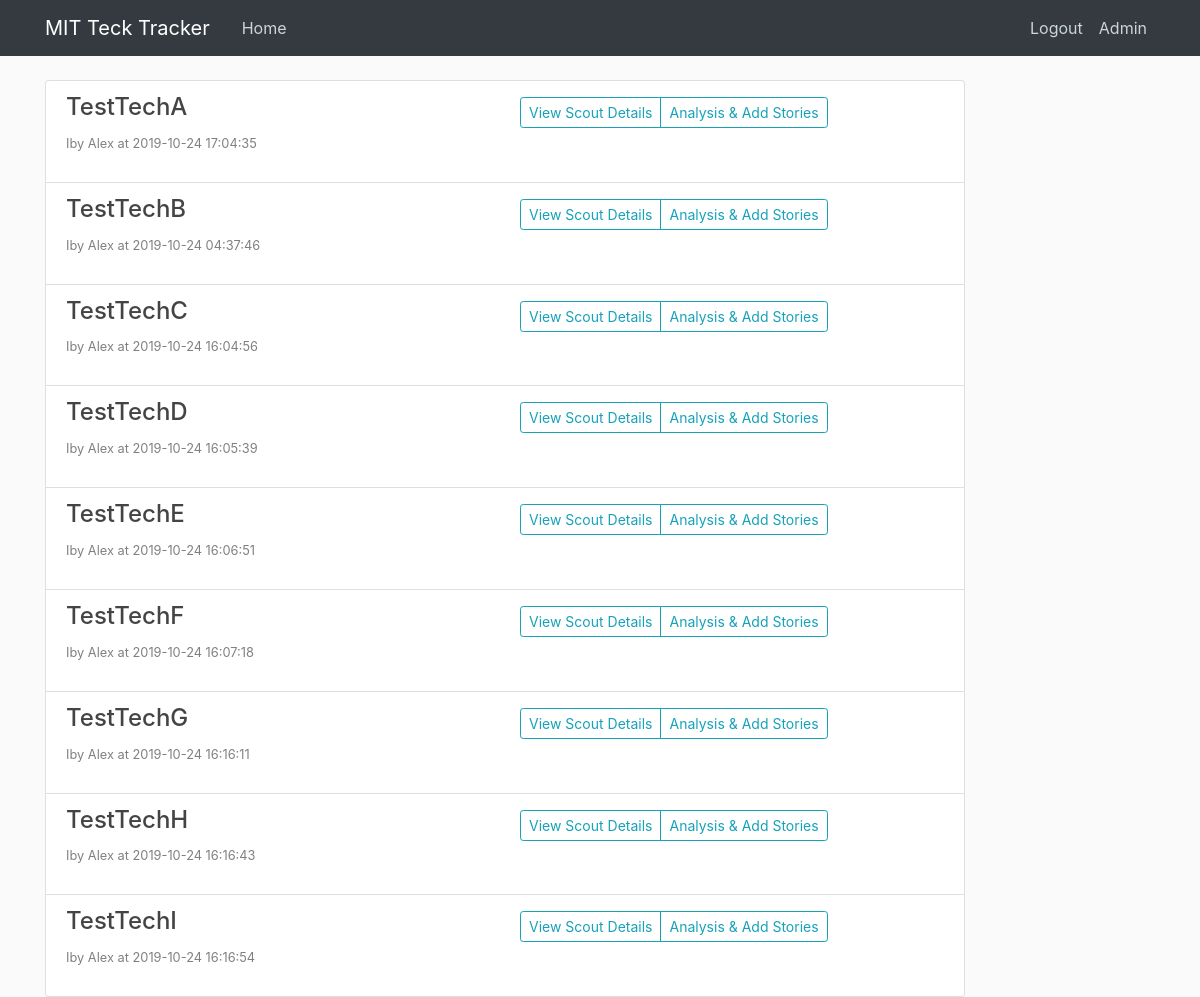
The app's page /task_board_a (signed in) with its own data.
### tables this page shows
CREATE TABLE tech_main_log (
  log_id integer PRIMARY KEY autoincrement,
  contributor integer NOT NULL,
  tech_name text NOT NULL,
  scout_time timestamp without time zone NOT NULL,
  description text NOT NULL,
  desc_source text,
  impact text NOT NULL,
  impa_source text,
  impa_sector text,
  asso_names text

, emb_techs text, edited boolean, wiki_link text, category text, change_committed boolean NOT NULL DEFAULT false);

### app.py (the view)
@app.route("/task_board_a", methods = ['GET', 'POST'])
def task_board_a():
    user = get_current_user()
    if not user:
        return redirect(url_for('login'))
    if user['can_analyse'] == 0:
        flash('No access to TechAnalytics. Please contact administrators', 'danger')
        return redirect(url_for('home'))
    db = get_db()
    task_cur = db.execute('''select
                                tml.log_id log_id,
                                tml.tech_name tech_name,
                                datetime(tml.scout_time,'unixepoch') scout_time,
                                u.username contributor_name
                            from tech_main_log tml, users u
                            where tml.tech_name in
                                (select distinct tech_name from tech_main_log)
                            and tml.contributor = u.user_id
                            group by tech_name
                            order by lower(tech_name) asc''')
    task_result = task_cur.fetchall()
    return render_template('task_board_a.html', title='Task Board', user= user, tasks = task_result)

### app.py (called while the page is built)
def get_current_user():
    user_result = None
    if 'user' in session:
        user_email = session['user']
        db = get_db()
        user_cur = db.execute('select user_id, email, password, can_scout, can_analyse, can_edit, admin from users where email = ?', [user_email])
        user_result = user_cur.fetchone()
    return user_result

### dbTest.py (called while the page is built)
def connect_db(RowMode=True):
    sql = sqlite3.connect(dbpath)
    if RowMode:
        sql.row_factory = sqlite3.Row
    else:
        sql.row_factory = lambda cursor, row: row[0]
    return sql

def get_db():
    if not hasattr(g, 'sqlite3_db'):
        g.sqlite_db = connect_db()
    return g.sqlite_db

### templates/task_board_a.html
{% extends "layout.html" %}
{% from "show_links.html" import show_links %}
{% block nav %}
{{ show_links(user) }}
{% endblock %}
{% block content %}
<div class="row">
        <div class="col-lg-12">
          <div class="list-group">
            {% if tasks %}
              {% for task in tasks %}
              <div class = "list-group-item">
                <div class = "row">
                  <div class = "col">
                    <h4 class="list-group-item-heading">{{ task['tech_name'] }} </h4>
                    <p><small><font color="grey">Iby {{ task['contributor_name'] }} at {{ task['scout_time'] }} </font></small></p>
                  </div>
                  <div class = "col">
                    <div class="btn-group btn-group-sm pull-right mt-1" role="group">
                      <a href="{{ url_for('view_scout', log_id=task['log_id']) }}" role="button"  class="btn btn-outline-info ">View Scout Details</a>
                      <a href="{{ url_for('tech_analytics', tech=task['tech_name']) }}" role="button"  class="btn btn-outline-info ">Analysis & Add Stories</a>
                    </div>
                  </div>
                </div>
              </div>
              {% endfor %}
            {% else %}
            <h5>We need new technology scouts!</h5>
            {% endif %}
          </div>
        </div>
      </div>
{% endblock %}

### templates/layout.html (shortened to what this page needs)
<!DOCTYPE html>
<html>
<head>
    <link rel="stylesheet" href="https://maxcdn.bootstrapcdn.com/bootstrap/4.0.0/css/bootstrap.min.css">
    <link rel="stylesheet" type="text/css" href="{{ url_for('static', filename='main.css') }}">
</head>
<body>
    <header class="site-header">
      <nav class="navbar navbar-expand-md navbar-dark bg-dark fixed-top">
        <div class="container">
          <a class="navbar-brand mr-4" href="/">MIT Teck Tracker</a>
          <div class="collapse navbar-collapse" id="navbarToggle">
            <div class="navbar-nav mr-auto">
              <a class="nav-item nav-link" href="{{ url_for('home') }}">Home</a>
            </div>
            <div class="navbar-nav">
              {% block nav %}{% endblock %}
            </div>
          </div>
        </div>
      </nav>
    </header>
    <main role="main" class="container">
      <div class="row">
        <div class="col-md-10">
          {% block content %}{% endblock %}
        </div>
      </div>
    </main>
</body>
</html>

### templates/show_links.html (shortened to what this page needs)
{% macro show_links(user) %}
<ul class="nav navbar-nav">
    {% if user %}
    <li><a class="nav-item nav-link" href="{{ url_for('logout') }}">Logout</a></li>
    {% endif %}
    {% if user['admin'] == 1 %}
    <li><a class="nav-item nav-link" href="{{ url_for('admin') }}">Admin</a></li>
    {% endif %}
</ul>
{% endmacro %}

### static/main.css (style rules this page uses)
body { background: #fafafa; color: #333333; margin-top: 5rem; }
h1, h2, h3, h4, h5, h6 { color: #444444; }
.site-header .navbar-nav .nav-link { color: #cbd5db; }

### records on screen
tech_main_log: tech_name "TestTechA", contributor_name "Alex", scout_time "2019-10-24 17:04:35"
tech_main_log: tech_name "TestTechB", contributor_name "Alex", scout_time "2019-10-24 04:37:46"
tech_main_log: tech_name "TestTechC", contributor_name "Alex", scout_time "2019-10-24 16:04:56"
tech_main_log: tech_name "TestTechD", contributor_name "Alex", scout_time "2019-10-24 16:05:39"
tech_main_log: tech_name "TestTechE", contributor_name "Alex", scout_time "2019-10-24 16:06:51"
tech_main_log: tech_name "TestTechF", contributor_name "Alex", scout_time "2019-10-24 16:07:18"
tech_main_log: tech_name "TestTechG", contributor_name "Alex", scout_time "2019-10-24 16:16:11"
tech_main_log: tech_name "TestTechH", contributor_name "Alex", scout_time "2019-10-24 16:16:43"
tech_main_log: tech_name "TestTechI", contributor_name "Alex", scout_time "2019-10-24 16:16:54"
